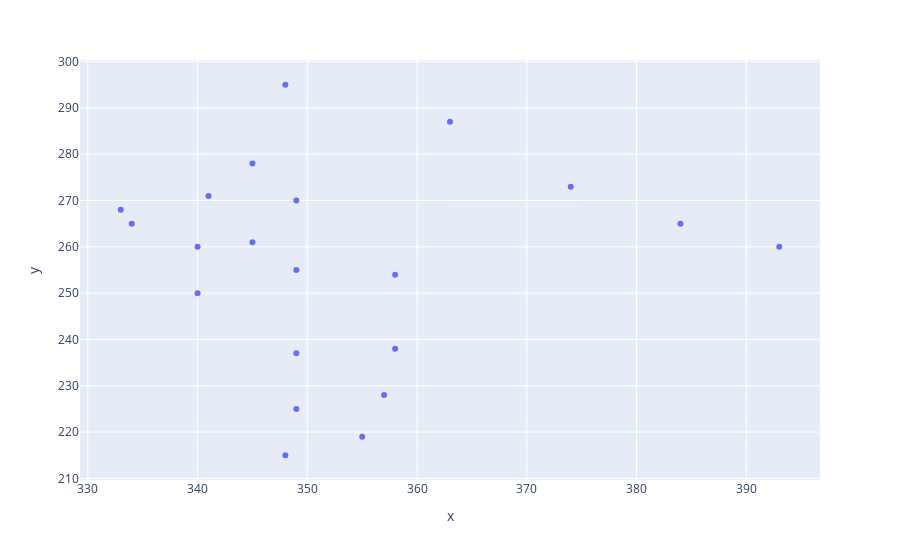

The notebook cell saved with this chart:
### Code cell
landmark = data_100[0]

xs = [landmark[i][0] for i in range(len(landmark))]
ys = [landmark[i][1] for i in range(len(landmark))]

px.scatter(x=xs, y=ys)

### Figure 1 — Plotly figure (JSON) as saved in the notebook; plotly's stock layout.template omitted (floating-point values rounded to 4 significant figures)
{"data": [{"hovertemplate": "x=%{x}<br>y=%{y}<extra></extra>", "legendgroup": "", "marker": {"color": "#636efa", "symbol": "circle"}, "mode": "markers", "name": "", "orientation": "v", "showlegend": false, "type": "scatter", "x": [348, 363, 374, 384, 393, 358, 358, 357, 355, 349, 349, 349, 348, 340, 340, 345, 349, 333, 334, 341, 345], "xaxis": "x", "y": [295, 287, 273, 265, 260, 254, 238, 228, 219, 255, 237, 225, 215, 260, 250, 261, 270, 268, 265, 271, 278], "yaxis": "y"}], "layout": {"legend": {"tracegroupgap": 0}, "margin": {"t": 60}, "xaxis": {"anchor": "y", "domain": [0, 1], "title": {"text": "x"}}, "yaxis": {"anchor": "x", "domain": [0, 1], "title": {"text": "y"}}}}
